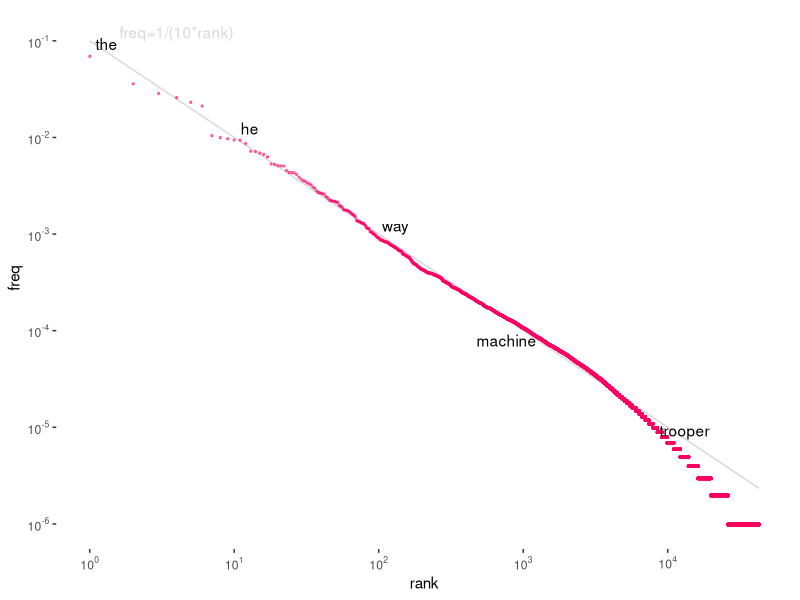
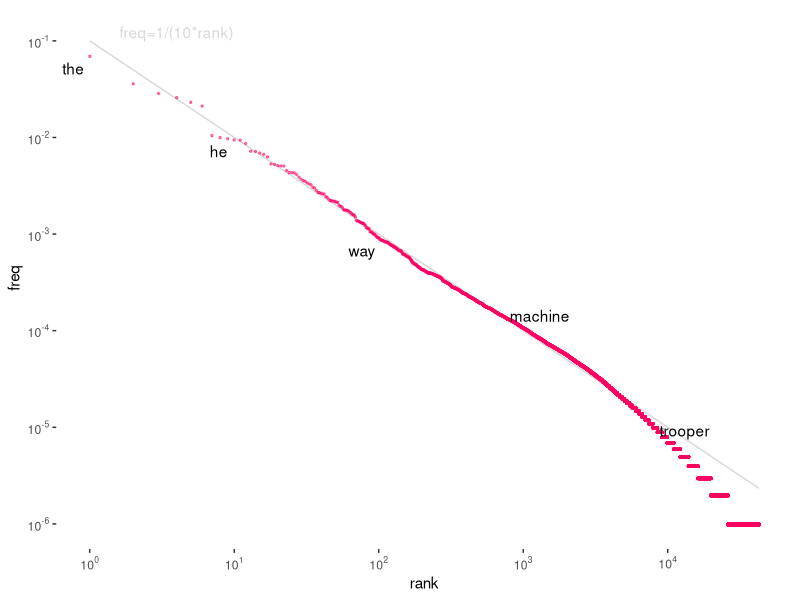
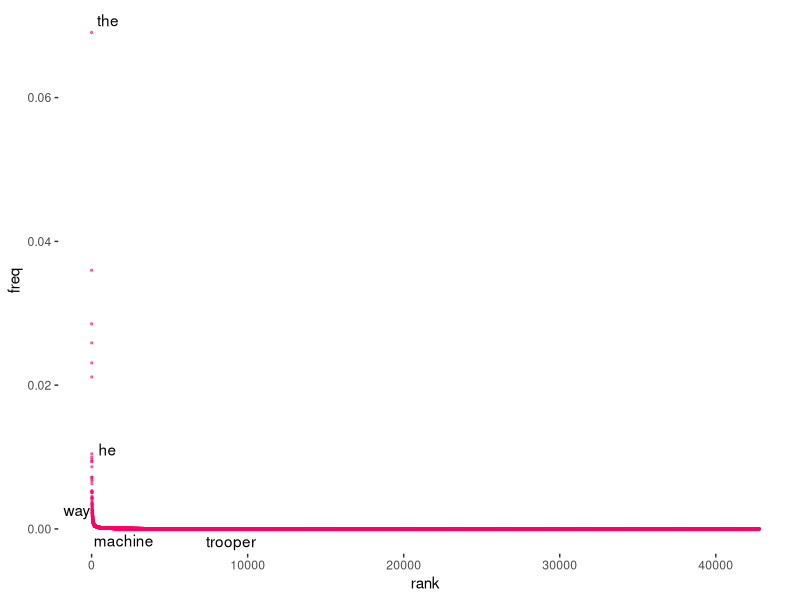

Here is the R script that generated these plots, in order:
library(ggplot2)
library(scales)
library(ggrepel)

csv <- read.csv('brown-out.csv')


g <- ggplot(csv, aes(x=rank, y=freq, label=word)) +
  stat_function(fun=function(x) 1/(10*x), color="#D8D8D8") +
  geom_point(color="#ff0064", size = .5, alpha=.5) +
  geom_text_repel(data=subset(csv, rank==1 | rank==10 | rank==100 | rank==1000 | rank==10000),
            aes(rank,freq,label=word)) +
  geom_text_repel(data=subset(csv, rank==1), label="freq=1/(10*rank)", color="#d8d8d8", nudge_y=.25, nudge_x=.6,
    segment.colour=NA) +
  scale_x_continuous(trans='log10',
                     breaks=trans_breaks('log10', function(x) 10^x),
                     labels=trans_format('log10', math_format(10^.x))) +
  scale_y_continuous(trans='log10',
                     breaks=trans_breaks('log10', function(x) 10^x),
                     labels=trans_format('log10', math_format(10^.x)))

g + 
  scale_colour_viridis_d() + 
  theme_minimal() + 
  theme_bw() +
  theme(
    plot.background = element_blank(),
    panel.grid.major = element_blank(),
    panel.grid.minor = element_blank(),
    panel.border = element_blank()
  )

ggsave('zipf.pdf')#, width=8, height=4.8)

h <- ggplot(csv, aes(x=rank, y=freq, label=word)) +
  geom_point(color = "#ff0064", size = .5, alpha=.5) +
  geom_text_repel(data=subset(csv, rank==1 | rank==10 | rank==100 | rank==1000 | rank==10000),
            aes(rank,freq,label=word)) +
  scale_colour_viridis_d() + 
  theme_minimal() + 
  theme_bw() +
  theme(
    plot.background = element_blank(),
    panel.grid.major = element_blank(),
    panel.grid.minor = element_blank(),
    panel.border = element_blank()
  )

ggsave('zipf2.pdf')#, width=8, height=4.8)